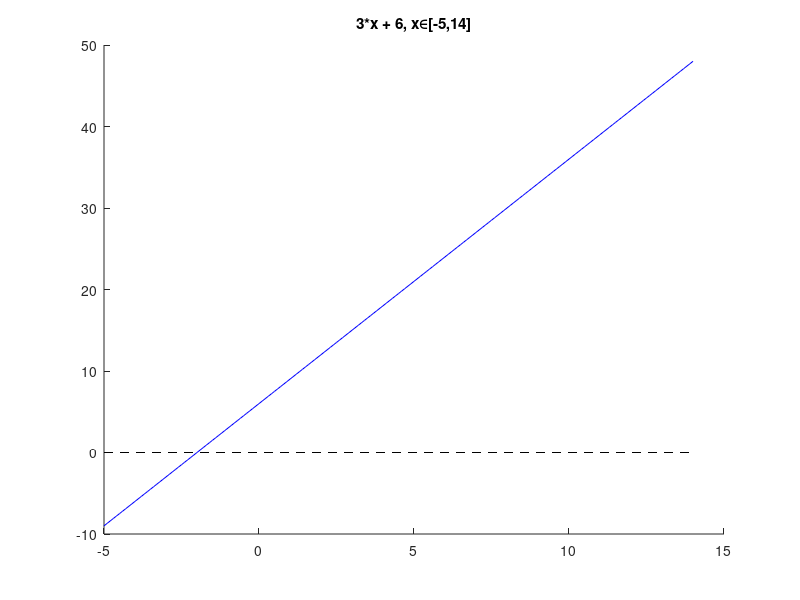

Write MATLAB code to recreate this figure.
% Plotting
x = -5:0.1:14;
y = 3*x + 6;
 
figure; hold on;
plot([-5,14],[0,0],'k--'); title('3*x + 6, x\in[-5,14]');
plot(x,y,'b-');